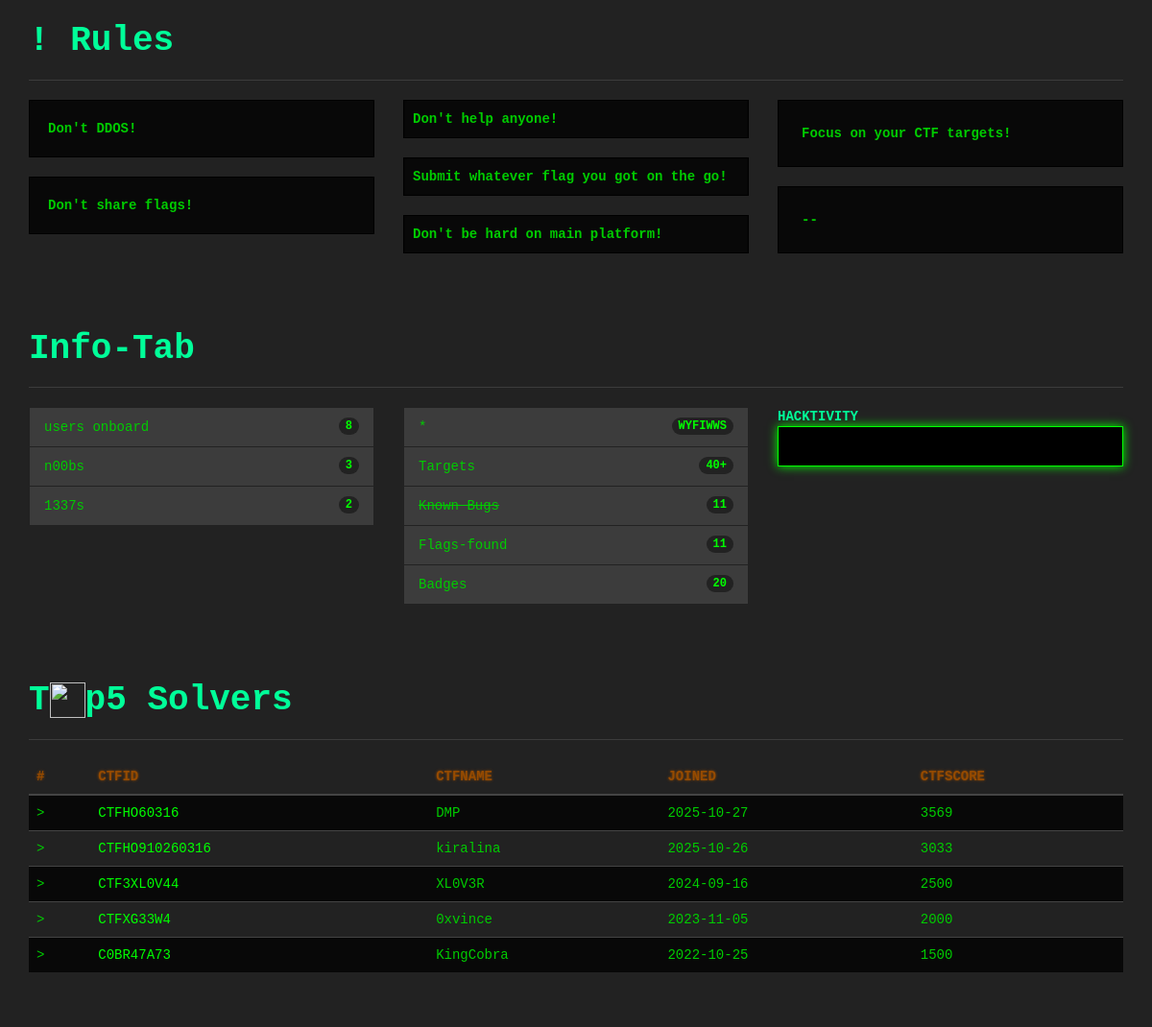
Page /home.php (middle part) on the earlier database version.
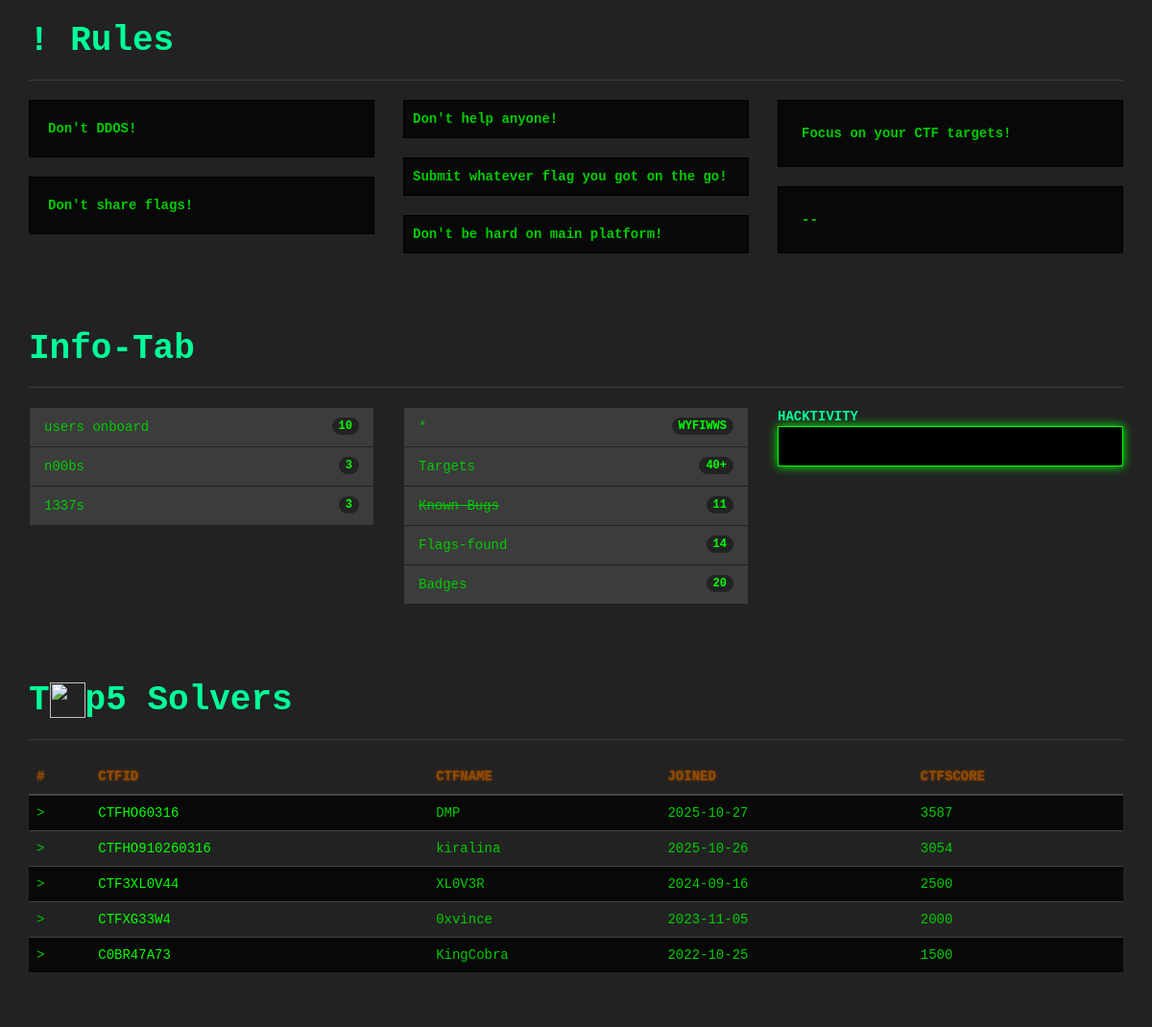
Same page on the later database version.
### tables this page shows
CREATE TABLE `accounts` (
  `id` int(11) NOT NULL,
  `ctfid` varchar(30) NOT NULL COMMENT 'autoogenctfid',
  `ctfname` varchar(20) NOT NULL COMMENT 'cybername of user',
  `ctfscore` int(5) NOT NULL COMMENT 'score of user',
  `joined` varchar(20) NOT NULL COMMENT 'date user joined',
  `ctfskillset` varchar(4) NOT NULL COMMENT 'noob or 1337',
  `gender` varchar(10) NOT NULL COMMENT 'male ni or female',
  `ctfemail` varchar(30) NOT NULL COMMENT 'email',
  `ctfpassword` varchar(1000) NOT NULL COMMENT 'password',
  `farko` varchar(11) DEFAULT NULL COMMENT 'basic if uuser bypass d html reg'
);

### home.php (the view, shortened to what the changed rows need)
<?php include 'header.php';
?>
        <div class="row">
            <div class="col-lg-12">
        <b><div class="row tall-row">
            <div class="col-lg-12">
                <h1><span class="text-green">! Rules</h1></span>
            </div>
        </div>
        </b>
        <div class="row tall-row">
            <div class="col-lg-12">
                <h1><span class="text-green">Info-Tab</h1></span>
            </div>
        </div>
        <div class="row">
            <div class="col-lg-4">
                <ul class="list-group">
                    <?php
include_once 'config.php';
$queryx =mysqli_query($conn,"SELECT id from accounts");
$rowcount=mysqli_num_rows($queryx);
?>
                    <li class="list-group-item">
                        <span class="badge"><?php echo $rowcount; ?></span>
                        users onboard
                    </li>
                    <li class="list-group-item">
                        <?php
include_once 'config.php';
$queryx =mysqli_query($conn,"SELECT id from accounts where ctfskillset='1337'");
$rowcount=mysqli_num_rows($queryx);
?>
                        <span class="badge"><?php echo $rowcount; ?></span>
                        1337s
                    </li>
                </ul>
            </div>
            <div class="col-lg-4">
                <ul class="list-group">
                    <li class="list-group-item">
                    	<?php
include_once 'config.php';
$queryxxi =mysqli_query($conn,"SELECT id from reportx");
$rowcount=mysqli_num_rows($queryxxi);
?>
                        <span class="badge"><?php echo $rowcount; ?></span>
                        Flags-found
                    </li>
                        <?php
include_once 'config.php';
?>
                </ul>
            </div>
        </div>
        <div class="row tall-row">
            <div class="col-lg-12">
                <h1><span class="text-green">T<img src="http://shettima.xtgem.com/images/ion.png" width="37" height="37"/>p5 Solvers</h1></span>
            </div>
        </div>
        <div class="row">
            <div class="col-lg-12">
                <table class="table table-striped table-hover ">
                    <thead>
                        <tr class="table-header-hacker">
                            <th>#</th>
                            <th>CTFID</th>
                            <th>CTFNAME</th>
                            <th>JOINED</th>
                            <th>CTFSCORE</th>
                        </tr>
                    </thead>
                    <tbody>
                        <?php
                                        $getr="SELECT * FROM `accounts` WHERE farko='1' ORDER BY ctfscore DESC LIMIT 5";
                                        $run=mysqli_query($conn,$getr);
                                        while($row_pro=mysqli_fetch_array($run))
                                        {
                                            $ctfid=$row_pro['ctfid'];
                                            $ctfname=$row_pro['ctfname'];
                                            $joined=$row_pro['joined'];
                                            $ctfscore=$row_pro['ctfscore'];
                                        ?>
                        <tr>
                            <td>></td>
                            <td><a href="whoiswho.php?ctfid=<?php echo urlencode($ctfid); ?>" title="click to see userinfo"><?php echo htmlentities($ctfid); ?></a></td>
                            <td><?php echo htmlentities($ctfname);?></td>
                            <td><?php echo htmlentities($joined);?></td>
                            <td><?php echo htmlentities($ctfscore);?></td>
                        </tr>
                         <?php } ?>
                    </tbody>
                </table>
            </div>
        </div>
<?php include 'footer.php';
?>

Differences in the rows shown:
changed accounts "CTFHO60316": ctfscore "3569" → "3587"
changed accounts "CTFHO910260316": ctfscore "3033" → "3054"
Other differences:
$rowcount: "8" → "10"
$rowcount: "2" → "3"
$rowcount: "11" → "14"
